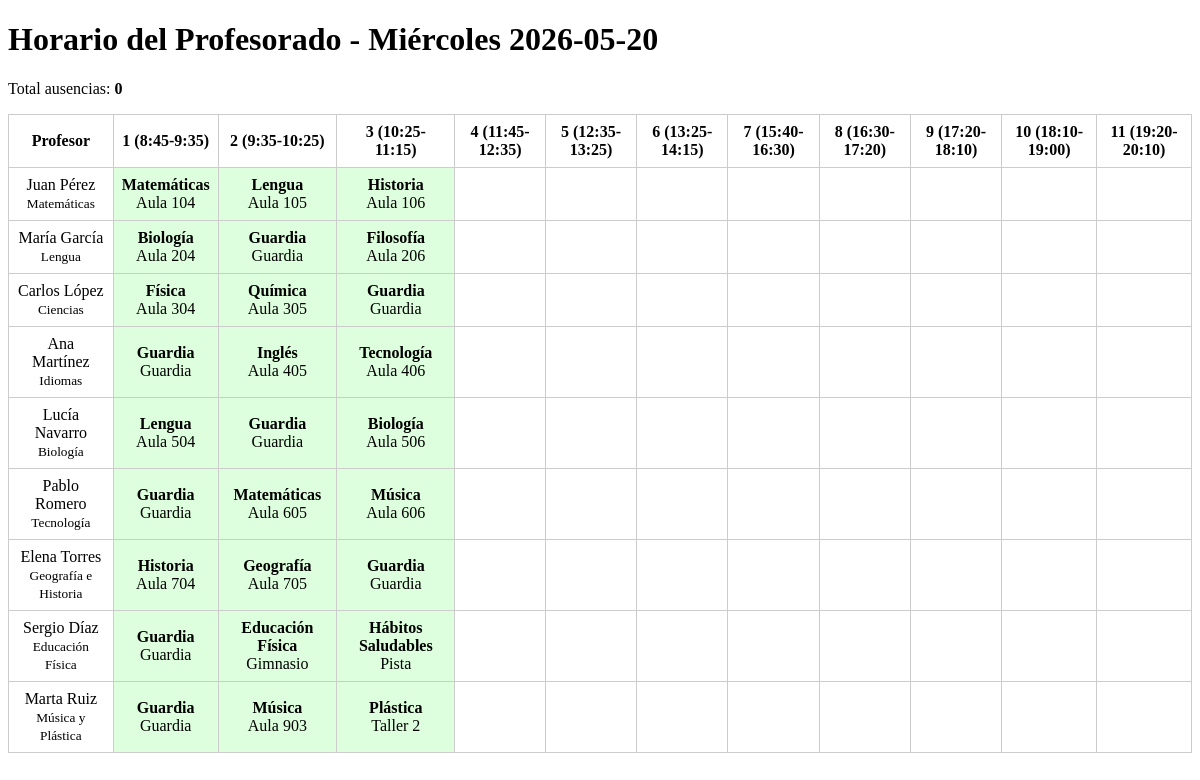
/horario, run on an earlier commit of the app's database.
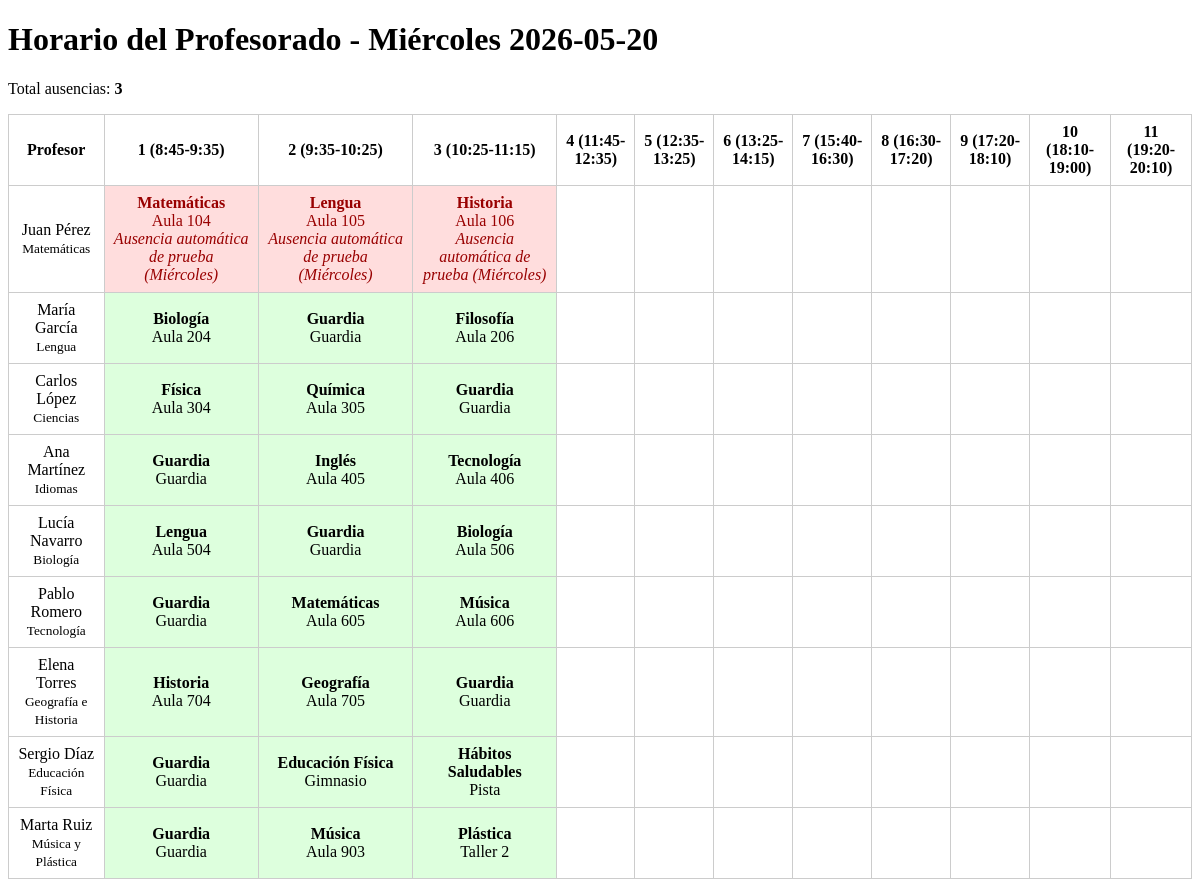
And on a later commit of the database.
### tables this page shows
CREATE TABLE profesores (id INTEGER PRIMARY KEY AUTOINCREMENT, nombre TEXT NOT NULL, departamento TEXT, huella_id INTEGER, activo INTEGER DEFAULT 1, guardias_acumuladas INTEGER DEFAULT 0, guardias_semana INTEGER DEFAULT 0);

CREATE TABLE horarios (
    id INTEGER PRIMARY KEY AUTOINCREMENT,
    profesor_id INTEGER,
    dia TEXT,              -- ej: 'Lunes'
    hora INTEGER,          -- ej: 1,2,3...
    aula TEXT,
    asignatura TEXT, tipo TEXT,
    FOREIGN KEY (profesor_id) REFERENCES "profesores_legacy"(id)
);

CREATE TABLE ausencias (
    id INTEGER PRIMARY KEY AUTOINCREMENT,
    profesor_id INTEGER,
    dia TEXT,
    hora INTEGER,
    motivo TEXT,
    FOREIGN KEY (profesor_id) REFERENCES "profesores_legacy"(id)
);

### app.py (the view)
@app.route("/horario")
def vista_horario():
    fecha = request.args.get("fecha")
    datos_horario = obtener_datos_horario(fecha=fecha)
    return render_template("horario.html", datos=datos_horario)

### app.py (called while the page is built)
def _obtener_db_path():
    return app.config.get("DB_PATH", "ies.db")

def _obtener_ahora():
    return datetime.now()

def _describir_fecha(fecha):
    fecha_dt = datetime.strptime(fecha, "%Y-%m-%d")
    dias = ["Lunes", "Martes", "Miércoles", "Jueves", "Viernes", "Sábado", "Domingo"]
    return f"{dias[fecha_dt.weekday()]} {fecha}"

### config.py (called while the page is built)
def describir_hora(hora):
	tramo = TRAMOS_HORARIOS.get(hora)
	if tramo is None:
		return str(hora)
	return f"{hora} ({tramo})"

### modules/db/db_manager.py (called while the page is built, shortened)
    def get_connection(self):
        return sqlite3.connect(self.db_path)

    @contextmanager
    def _connection(self):
        conn = self.get_connection()
        try:
            self._ensure_schema(conn)
            yield conn
        finally:
            conn.close()

    def _fetch_all(self, query, params=(), model_cls=None):
        with self._connection() as conn:
            cursor = conn.cursor()
            cursor.execute(query, params)
            rows = cursor.fetchall()
        if model_cls is None:
            return rows
        return [model_cls(*row) for row in rows]

    def _fecha_hoy(self, fecha=None):
        return fecha or datetime.now().strftime("%Y-%m-%d")

    def _ensure_profesores_schema(self, conn):
        cursor = conn.cursor()
        cursor.execute("PRAGMA table_info(profesores)")
        schema_rows = cursor.fetchall()
        columnas = {row[1] for row in schema_rows}
        tipos = {row[1]: (row[2] or "").upper() for row in schema_rows}
        schema_actualizado = False
        if "departamento" not in columnas:
            cursor.execute("ALTER TABLE profesores ADD COLUMN departamento TEXT")
            schema_actualizado = True
        if "huella_id" not in columnas:
            cursor.execute("ALTER TABLE profesores ADD COLUMN huella_id INTEGER")
            schema_actualizado = True
        self._normalizar_huella_ids(conn)
        if schema_actualizado:
            conn.commit()

    @staticmethod
    def _normalizar_huella_id_valor(valor):
        if valor is None:
            return None
        if isinstance(valor, int):
            return valor

    def _ensure_horarios_schema(self, conn):
        cursor = conn.cursor()
        cursor.execute("PRAGMA table_info(horarios)")
        columnas = {row[1] for row in cursor.fetchall()}

    def _ensure_schema(self, conn):
        self._ensure_profesores_schema(conn)
        self._ensure_horarios_schema(conn)
        self._ensure_guardias_schema(conn)

### templates/horario.html (shortened to what this page needs)
<!doctype html>
<html lang="es">
<head>
</head>
<body>
  <h1>Horario del Profesorado - {{ datos.fecha_texto }}</h1>
  <p>Total ausencias: <strong>{{ datos.ausencias_totales }}</strong></p>
  <table>
    <thead>
      <tr>
        <th>Profesor</th>
        {% for h in datos.horas %}
          <th>{{ h.hora_texto }}</th>
        {% endfor %}
      </tr>
    </thead>
    <tbody>
      {% for prof in datos.profesores %}
        <tr>
          <td>
            {{ prof.nombre }}<br/>
            <small>{{ prof.departamento }}</small>
          </td>
          {% for h in datos.horas %}
            {% set celda = datos.celdas.get(prof.id, {}).get(h.hora) %}
            {% if celda and celda.tiene_horario %}
              {% if celda.ausente %}
                <td class="ausente">
              {% else %}
                <td class="ok">
              {% endif %}
                  <div><strong>{{ celda.asignatura }}</strong></div>
                  <div>{{ celda.aula }}</div>
                  {% if celda.ausente %}
                    <div><em>{{ celda.motivo }}</em></div>
                  {% endif %}
                </td>
            {% else %}
              <td></td>
            {% endif %}
          {% endfor %}
        </tr>
      {% endfor %}
    </tbody>
  </table>
</body>
</html>

### templates/horario.html (style rules this page uses)
.ausente { background: #ffdddd; color: #900; }
.ok { background: #ddffdd; }
table { border-collapse: collapse; width: 100%; }
th, td { border: 1px solid #ccc; padding: 8px; text-align: center; }

What changed in the data, as far as the page shows it:
added ausencias: motivo "Ausencia automática de prueba (Miércoles)"
added ausencias: motivo "Ausencia automática de prueba (Miércoles)"
added ausencias: motivo "Ausencia automática de prueba (Miércoles)"
Also different on the page:
{{ datos.ausencias_totales }}: "0" → "3"
new list line: "Matemáticas Aula 104"
new list line: "Lengua Aula 105"
new list line: "Historia Aula 106"
list line gone: "Matemáticas Aula 104"
list line gone: "Lengua Aula 105"
list line gone: "Historia Aula 106"
